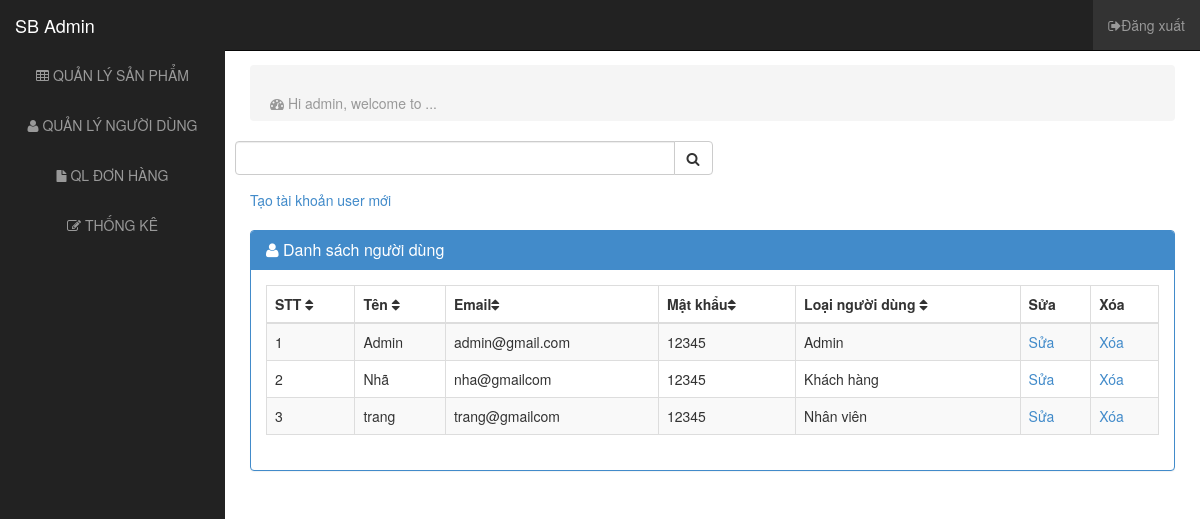
/admin/admin_user.php, run on the app's committed database.
### tables this page shows
CREATE TABLE `nguoidung` (
  `nguoidung_id` int(11) NOT NULL,
  `nguoidung_ten` varchar(50) NOT NULL,
  `nguoidung_email` varchar(50) NOT NULL,
  `nguoidung_matkhau` varchar(50) NOT NULL,
  `loainguoidung_id` int(11) NOT NULL
);

CREATE TABLE `loainguoidung` (
  `loainguoidung_id` int(11) NOT NULL,
  `loainguoidung_ten` varchar(50) NOT NULL
);

### admin/admin_user.php (the view, shortened to what this page needs)
<!DOCTYPE html>
<html lang="en">
  <head>
    <link href="../css/css/bootstrap.css" rel="stylesheet">
    <link href="../css/css/sb-admin.css" rel="stylesheet">
    <link rel="stylesheet" href="../css/font-awesome/css/font-awesome.min.css">
    <link rel="stylesheet" href="http://cdn.oesmith.co.uk/morris-0.4.3.min.css">
  </head>
  <body>
<?php
    require("../config.php");
    if(isset($_GET['search']) && !empty($_GET['search'])){
      $key =$_GET['search'];
      $products=mysqli_query($conn,"SELECT *FROM nguoidung,loainguoidung WHERE nguoidung.loainguoidung_id=loainguoidung.loainguoidung_id AND `nguoidung_ten` LIKE '%$key%' AND `loainguoidung_ten` LIKE '%$key%'");
    }
    else{
      $products=mysqli_query($conn,"SELECT *FROM nguoidung,loainguoidung WHERE nguoidung.loainguoidung_id=loainguoidung.loainguoidung_id");
    }
?>
    <div id="wrapper">
    <?php require './admin_header.php'?>
      <div id="page-wrapper">
        <div class="row">
          <div class="col-lg-12">
            <ol class="breadcrumb">
              <li class="active"><i class="fa fa-dashboard"></i> Hi admin, welcome to ...</li>
            </ol>
          </div>
          <form action="" method="get">
          <div class="col-lg-6 form-group input-group">
                <input type="text" class="form-control" name="search" value="<?php if(isset($_GET['search'])){ echo $_GET['search'];}?>">
                <span class="input-group-btn">
                  <button class="btn btn-default" type="submit"><i class="fa fa-search"></i></button>
                </span>
          </div>
          </form>
        </div>
        <a href="./create_user.php">Tạo tài khoản user mới</a>
        <br>
        <br>
        <div class="row">
          <div class="col-lg-12">
            <div class="panel panel-primary">
              <div class="panel-heading">
                <h3 class="panel-title"><i class="fa fa-user"></i>  Danh sách người dùng</h3>
              </div>
              <div class="panel-body">
                <div class="table-responsive">
                  <table class="table table-bordered table-hover table-striped tablesorter">
                    <thead>
                      <tr>
                      <th>STT <i class="fa fa-sort"></i></th>
                        <th>Tên <i class="fa fa-sort"></i></th>
                        <th> Email<i class="fa fa-sort"></i></th>
                        <th> Mật khẩu<i class="fa fa-sort"></i></th>
                        <th> Loại người dùng <i class="fa fa-sort"></i></th>
                        <th>Sửa</th>
                        <th>Xóa</th>
                      </tr>
                    </thead>
                    <tbody>
                    <?php
                    $stt=1;
                while($row =mysqli_fetch_array($products)){
                    ?>
                    <tr>
                    <td><?=$stt?></td>
                    <td><?=$row['nguoidung_ten']?></td>
                    <td> <?=$row['nguoidung_email']?></td>
                    <td> <?=$row['nguoidung_matkhau']?></td>
                    <td> <?=$row['loainguoidung_ten']?></td>
                    <td><a href="./edit_user.php?nguoidung_id=<?=$row['nguoidung_id']?>">Sửa</a></td>
                    <td><a href="./delete_user.php?nguoidung_id=<?=$row['nguoidung_id']?>">Xóa</a></td>
                    </tr>
                  <?php $stt++; }?>
                    </tbody>
                  </table>
                </div>
              </div>
            </div>
          </div>
        </div>
      </div>
    </div>
  </body>
</html>

### css/css/sb-admin.css (style rules this page uses)
body { margin-top: 50px; }
#wrapper { padding-left: 0; }
#page-wrapper { width: 100%; padding: 5px 15px; }
table.tablesorter thead { cursor: pointer; }
@media (min-width:768px) { #wrapper { padding-left: 225px; } }
@media (min-width:768px) { #page-wrapper { padding: 15px 25px; } }

### css/css_admin/css/sb-admin.css (style rules this page uses)
body { margin-top: 50px; }
#wrapper { padding-left: 0; }
#page-wrapper { width: 100%; padding: 5px 15px; }
table.tablesorter thead { cursor: pointer; }
@media (min-width:768px) { #wrapper { padding-left: 225px; } }
@media (min-width:768px) { #page-wrapper { padding: 15px 25px; } }

### admin/admin_header.php (style rules this page uses)
li { float: left; }

### data on the page
nguoidung: nguoidung_ten "Admin", nguoidung_email "admin@gmail.com", nguoidung_matkhau "12345", loainguoidung.loainguoidung_ten "Admin"
nguoidung: nguoidung_ten "Nhã", nguoidung_email "nha@gmailcom", nguoidung_matkhau "12345", loainguoidung.loainguoidung_ten "Khách hàng"
nguoidung: nguoidung_ten "trang", nguoidung_email "trang@gmailcom", nguoidung_matkhau "12345", loainguoidung.loainguoidung_ten "Nhân viên"
